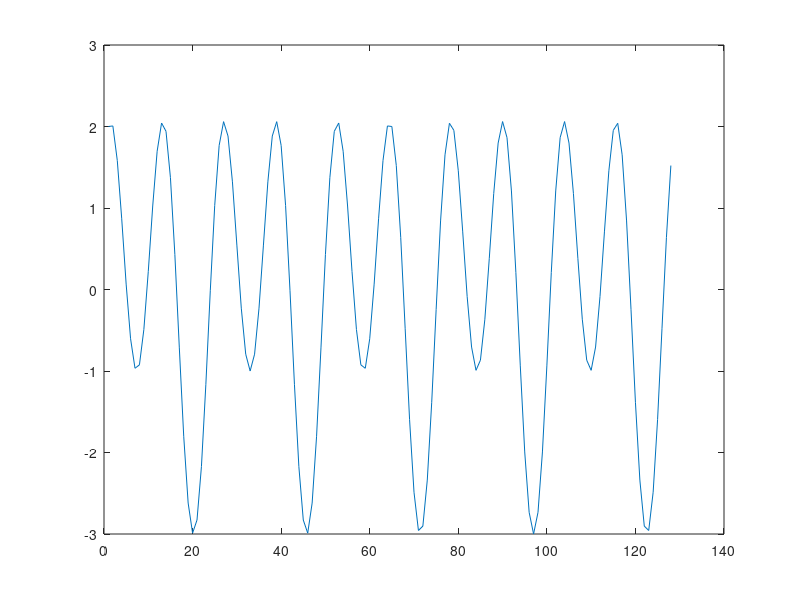
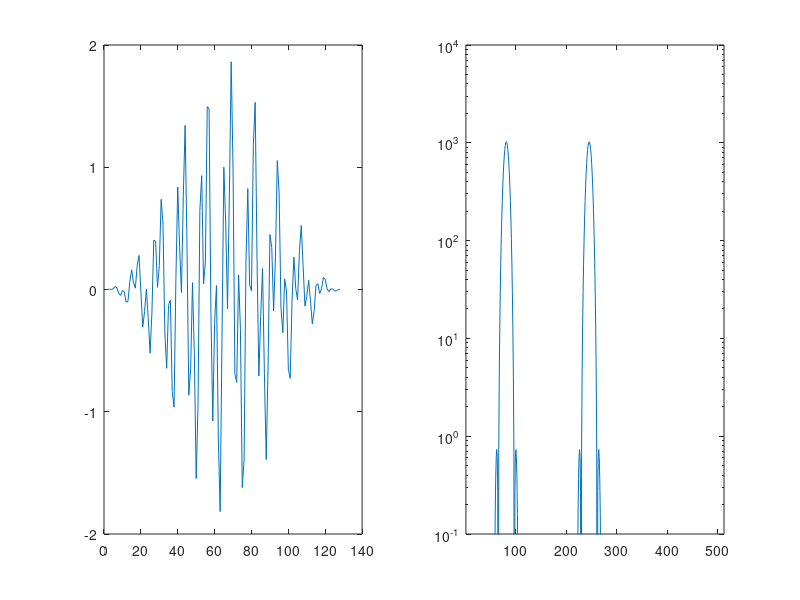

Write MATLAB code to recreate these figures, in order.
function FFT_demo()
%figure;
 x=pi/64*[0:127];
% x=0..<2pi in 128 points
y=sin(5*x)+2*cos(10*x);
plot(y)
%pause
Y=fft(y);
P=abs(Y).^2;
figure;
plot(P)

%figure;
y=sin(10*x)+sin(30.5*x);
Y=fft(y);
P=Y .* conj(Y);  % "(abs(Y)).^2"
semilogy(P(1:64)); % Plot only first half    Left figure below
%figure;
Y=fft(y,1024);      % increase the resolution with more (zero) data
P=Y .* conj(Y);
semilogy(P(1:512)); % Plot only first half   Right figure below
axis([1,512,0.1,10000])

%The side lobes may be reduced by using window-functions. First a rectagular window showing the origin of the side lobes, then a smoother Hanning-like window.
%figure;
w=ones(1,128);
W=abs(fft(w,1024)).^2;
subplot(121),  plot(w)
subplot(122),  semilogy(W(1:512)), axis([1,512,0.1,10000])

w=sin(0.5*x) .^2;   % Simple window, Hanning like
W=abs(fft(w,1024)).^2;
subplot(121);  plot(w)
subplot(122);  semilogy(W(1:512)), axis([1,512,0.1,10000])

z=w.*y;
Z=abs(fft(z,1024)).^2;
subplot(121);  plot(z)
subplot(122);  semilogy(Z(1:512)), axis([1,512,0.1,10000])
